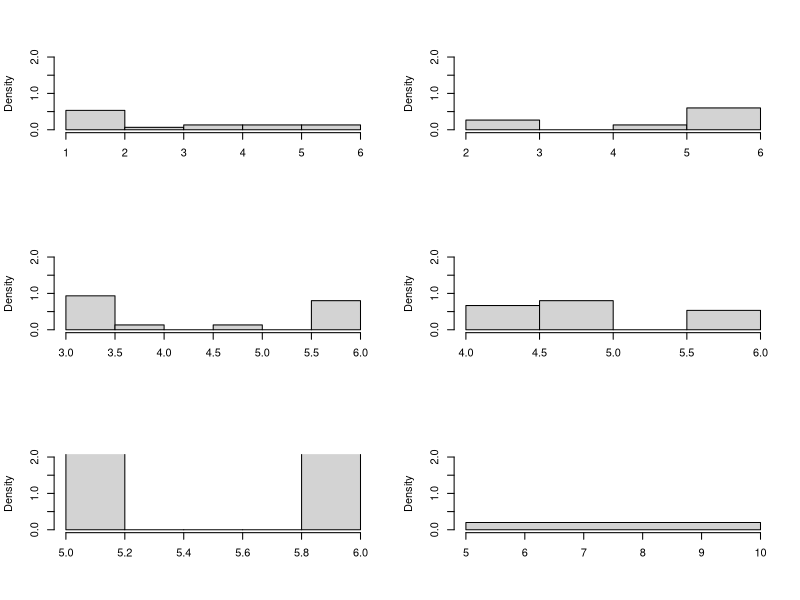
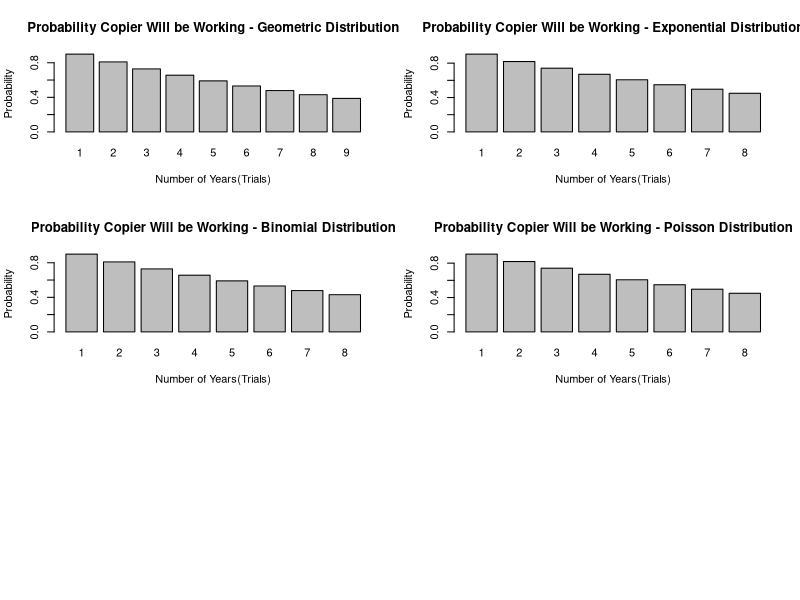

The R source for these figures, in order:
## ---- chunk 1
library(knitr)
par(mfrow=c(3,2))
options(scipen = 10, digits = 22)

#define x, values (1 to 6)
x <- 1:6

#maximum value, defination of k
k <- max(x)

#initiate out matrix
output <- matrix(NA, nrow=6, ncol=4)

#run 6 experiments
for (e in 1:6){
  events <- rep(NA, 10)
  
  #for each experiment select 10 random values
  #for every incremental experiment remove earlier minimum value
  for (i in 1:15){
    v <- x[x>=e]
    if(e<6){
      events[i] <- sample(v, 1, replace = T)
    }
    else{
          events[i] <- sample(c(min(v),max(v)), 1, replace = T)
    }
  }
  j = min(events)
  n = i
  #populate output table
  output[e,1] <- e
  output[e,2] <- j
  output[e,3] <- paste(as.character(events), collapse=", ")
  output[e,4] <- (((k-j+1)^n) - ((k-j)^n))/(k^n)
  
  hist(events, prob=TRUE, ylim=c(0,2), main = '', xlab = '')
}

#display output table
kable(output, col.names = c("Experiment", "Minimum Value", "Random Values", "Probability"), align = "l", digits = 22)
## ---- chunk 2
#number of trials
i = 9
#failure rate of copier(success)
s = 1/10
#copier working(failure)
f = 1 - s

output = 0
trials <- rep(NA, i)
for (n in 1:i){
  #add probability after every failure
  output = output + (f^(n-1)*s)
  trials[n] <- output
}
names(trials) <- 1:i

#barplot(trials, main="Copier Probability of Failure", names.arg=c(names(trials)), ylab="Probability", xlab="Years")
trials = 1 - trials
barplot(trials, main="Probability Copier Will be Working - Geometric Distribution", names.arg=c(names(trials)), ylab="Probability", xlab="Number of Years(Trials)")
## ---- chunk 3
#using R function pgeom
p <- pgeom(8, s, lower.tail = F)

#probability will copier will fail
p = 1 -p

#expected value,also known as mean 
#s is probabity of copier failure
m <- round(1/s,2)

#standard deviation
sd <- round(sqrt((1-s)/(s^2)),2)

## ---- chunk 4
#number of trials
i = 8
#failure rate of copier(success)
s = 1/10
#copier working(failure)
f = 1 - s

output = 0
trials <- rep(NA, i)
for (n in 1:i){
  #add probability after every failure
  output = exp(-1*s*n)
  trials[n] <- output
}
names(trials) <- 1:i

#barplot(trials, main="Copier Probability of Failure", names.arg=c(names(trials)), ylab="Probability", xlab="Years")
barplot(trials, main="Probability Copier Will be Working - Exponential Distribution", names.arg=c(names(trials)), ylab="Probability", xlab="Number of Years(Trials)")
## ---- chunk 5
#using R function pexp
p <- pexp(8, s, lower.tail = F)

#probability will copier will fail
p = 1 -p

#expected value,also known as mean 
#s is probabity of copier failure, lambda
m <- round(1/s,2)

#standard deviation
#in expontential distribution standard deviation = mean
sd <- m

## ---- chunk 6
#number of trials
i = 8
#failure rate of copier(success)
s = 1/10
#copier working(failure)
f = 1 - s

output = 0
trials <- rep(NA, i)
for (n in 1:i){
  #add probability after every failure
  output = choose(n,0)*(s^0)*(f^(n-0))
  trials[n] <- output
}
names(trials) <- 1:i

#barplot(trials, main="Copier Probability of Failure", names.arg=c(names(trials)), ylab="Probability", xlab="Years")
barplot(trials, main="Probability Copier Will be Working - Binomial Distribution", names.arg=c(names(trials)), ylab="Probability", xlab="Number of Years(Trials)")
## ---- chunk 7
#using R function pbinom
p <- pbinom(0, size=8, prob=0.1)

#probability will copier will fail
p = 1 -p

#expected value,also known as mean 
#s is probabity of copier failure(p)
#i is number of years(n)
m <- round(i * s,2)

#standard deviation
#square root of mean * (1-p)
sd <- sqrt(m * f)

## ---- chunk 8
#number of trials
x = 8
#mean or average failure rate of copier(success) in 8 years
k = 0
#probability of failure 
p = 1/10

output = 0
trials <- rep(NA, i)
for (n in 1:x){
  #add probability after every failure
  #lambda = number of years * probability of failure
  l = n * p
  output = (exp(-1 * l)*(l^k))/factorial(k)
  trials[n] <- output
}
names(trials) <- 1:i
#trials = 1 - trials
#barplot(trials, main="Copier Probability of Failure", names.arg=c(names(trials)), ylab="Probability", xlab="Years")
barplot(trials, main="Probability Copier Will be Working - Poisson Distribution", names.arg=c(names(trials)), ylab="Probability", xlab="Number of Years(Trials)")
## ---- chunk 9
#lambda = years * probability of failure
l = x * p
#using R function ppois
pp <- ppois(0, lambda = l)

#probability will copier will fail
pp = 1 -pp

#expected value,also known as mean 
#s is probabity of copier failure(p)
#i is number of years(n)
m <- round(l,2)

#standard deviation
#square root of mean
sd <- sqrt(m)

